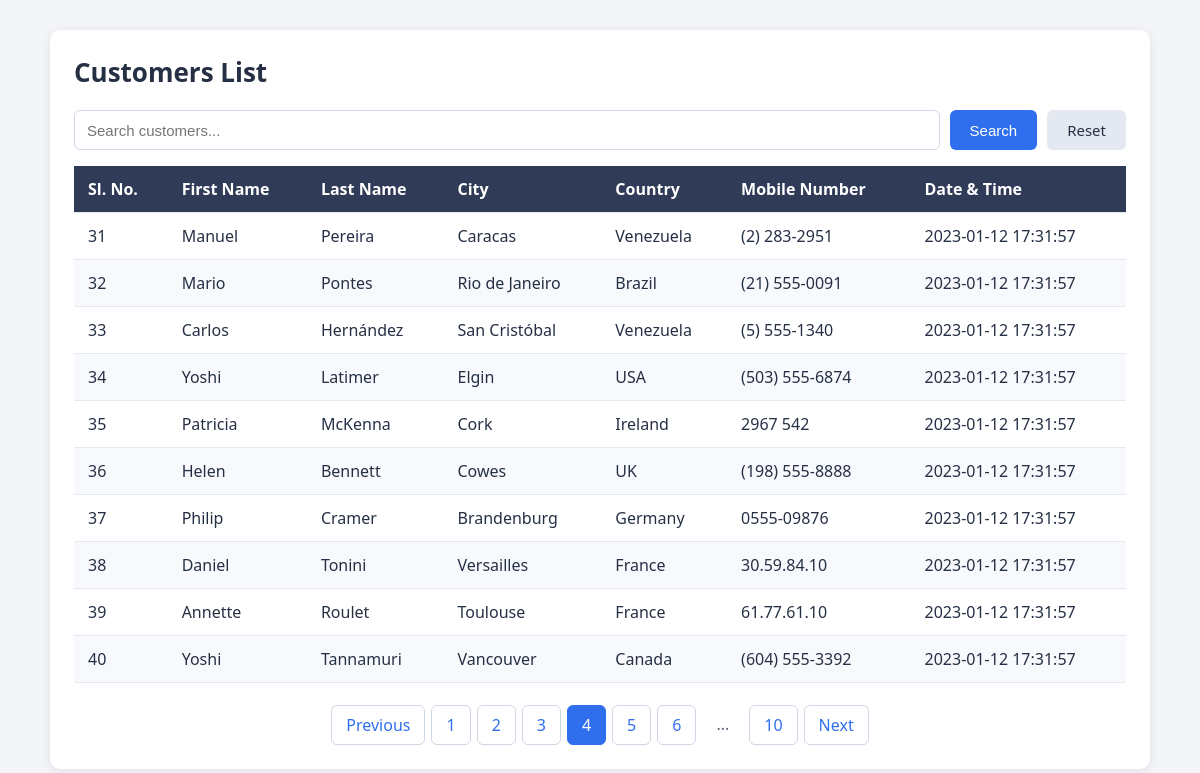
/?page=4, run on the app's committed database.
### tables this page shows
CREATE TABLE `tbl_customers` (
  `id` int(11) NOT NULL AUTO_INCREMENT,
  `first_name` varchar(50) NOT NULL,
  `last_name` varchar(50) NOT NULL,
  `city` varchar(50) NOT NULL,
  `country` varchar(50) NOT NULL,
  `mobile_number` varchar(30) NOT NULL,
  `date_n_time` datetime NOT NULL,
  PRIMARY KEY (`id`)
);

### index.php (the view, shortened to what this page needs)
<?php
require_once 'db.php';
$perPage = 10;
$search = isset($_GET['search']) ? trim($_GET['search']) : '';
$page   = isset($_GET['page']) ? (int) $_GET['page'] : 1;
$where  = '';
$params = [];
try {
    $countStmt = $pdo->prepare("SELECT COUNT(*) FROM tbl_customers $where");
    $countStmt->execute($params);
    $totalRecords = (int) $countStmt->fetchColumn();
    $totalPages   = max(1, (int) ceil($totalRecords / $perPage));
    $offset = ($page - 1) * $perPage;
    $stmt = $pdo->prepare(
        "SELECT id, first_name, last_name, city, country, mobile_number, date_n_time
         FROM tbl_customers
         $where
         ORDER BY id ASC
         LIMIT :limit OFFSET :offset"
    );
    $stmt->bindValue(':limit',  $perPage, PDO::PARAM_INT);
    $stmt->bindValue(':offset', $offset,  PDO::PARAM_INT);
    $stmt->execute();
    $customers = $stmt->fetchAll();
} catch (PDOException $e) {
    http_response_code(500);
    die('<p style="font-family:Arial;padding:20px;color:#b00020;">'
      . 'Database error: the table <code>tbl_customers</code> could not be read. '
      . 'Please make sure the SQL file has been imported.</p>');
}
function pageUrl(int $page, string $search): string
{
    $query = ['page' => $page];
    return '?' . http_build_query($query);
}
function e($value): string
{
    return htmlspecialchars((string) $value, ENT_QUOTES, 'UTF-8');
}
?>
<!DOCTYPE html>
<html lang="en">
<head>
    <link rel="stylesheet" href="style.css">
</head>
<body>
<div class="container">
    <h1>Customers List</h1>
    <form method="get" action="index.php" class="search-form">
        <input type="text" name="search" placeholder="Search customers..."
               value="<?= e($search) ?>">
        <button type="submit" class="btn btn-primary">Search</button>
        <a href="index.php" class="btn btn-secondary">Reset</a>
    </form>
    <div class="table-wrap">
        <table>
            <thead>
                <tr>
                    <th>Sl. No.</th>
                    <th>First Name</th>
                    <th>Last Name</th>
                    <th>City</th>
                    <th>Country</th>
                    <th>Mobile Number</th>
                    <th>Date &amp; Time</th>
                </tr>
            </thead>
            <tbody>
            <?php if (empty($customers)): ?>
                <tr><td colspan="7" class="no-data">No customers found.</td></tr>
            <?php else: ?>
                <?php foreach ($customers as $i => $c): ?>
                    <tr>
                        <td><?= $offset + $i + 1 ?></td>
                        <td><?= e($c['first_name']) ?></td>
                        <td><?= e($c['last_name']) ?></td>
                        <td><?= e($c['city']) ?></td>
                        <td><?= e($c['country']) ?></td>
                        <td><?= e($c['mobile_number']) ?></td>
                        <td><?= e($c['date_n_time']) ?></td>
                    </tr>
                <?php endforeach; ?>
            <?php endif; ?>
            </tbody>
        </table>
    </div>
    <?php if ($totalPages > 1): ?>
        <nav class="pagination">
            <?php if ($page > 1): ?>
                <a href="<?= e(pageUrl($page - 1, $search)) ?>">Previous</a>
            <?php else: ?>
                <span class="disabled">Previous</span>
            <?php endif; ?>
            <?php
            $last = 0;
            for ($p = 1; $p <= $totalPages; $p++) {
                if ($p == 1 || $p == $totalPages || abs($p - $page) <= 2) {
                    if ($last && $p - $last > 1) {
                        echo '<span class="dots">...</span>';
                    }
                    if ($p == $page) {
                        echo '<span class="active">' . $p . '</span>';
                    } else {
                        echo '<a href="' . e(pageUrl($p, $search)) . '">' . $p . '</a>';
                    }
                    $last = $p;
                }
            }
            ?>
            <?php if ($page < $totalPages): ?>
                <a href="<?= e(pageUrl($page + 1, $search)) ?>">Next</a>
            <?php else: ?>
                <span class="disabled">Next</span>
            <?php endif; ?>
        </nav>
    <?php endif; ?>
</div>
</body>
</html>

### style.css (style rules this page uses)
* { box-sizing: border-box; }
body { margin: 0; font-family: "Segoe UI", Arial, sans-serif; background: #f3f5f9; color: #263045; }
.container { max-width: 1100px; margin: 30px auto; padding: 24px; background: #fff; border-radius: 10px; box-shadow: 0 2px 12px rgba(0, 0, 0, 0.08); }
h1 { margin: 0 0 20px; font-size: 26px; }
.search-form { display: flex; gap: 10px; margin-bottom: 16px; flex-wrap: wrap; }
.search-form input[type="text"] { flex: 1; min-width: 200px; padding: 10px 12px; border: 1px solid #cfd6e4; border-radius: 6px; font-size: 15px; }
.btn { padding: 10px 20px; border: none; border-radius: 6px; font-size: 15px; cursor: pointer; text-decoration: none; display: inline-block; }
.btn-primary { background: #2f6fed; color: #fff; }
.btn-secondary { background: #e4e8f0; color: #263045; }
.table-wrap { overflow-x: auto; }
table { width: 100%; border-collapse: collapse; min-width: 700px; }
th, td { padding: 12px 14px; text-align: left; border-bottom: 1px solid #e6e9f0; }
th { background: #2f3b57; color: #fff; font-weight: 600; white-space: nowrap; }
tbody tr:nth-child(even) { background: #f8f9fc; }
.pagination { display: flex; justify-content: center; flex-wrap: wrap; gap: 6px; margin-top: 22px; }
.pagination a, .pagination span { padding: 8px 14px; border: 1px solid #cfd6e4; border-radius: 6px; text-decoration: none; color: #2f6fed; background: #fff; }
.pagination .active { background: #2f6fed; border-color: #2f6fed; color: #fff; }
.pagination .dots { border: none; background: none; color: #5b6478; }

### data on the page
tbl_customers: i "31", first_name "Manuel", last_name "Pereira", city "Caracas", country "Venezuela", mobile_number "(2) 283-2951", date_n_time "2023-01-12 17:31:57"
tbl_customers: i "32", first_name "Mario", last_name "Pontes", city "Rio de Janeiro", country "Brazil", mobile_number "(21) 555-0091", date_n_time "2023-01-12 17:31:57"
tbl_customers: i "33", first_name "Carlos", last_name "Hernández", city "San Cristóbal", country "Venezuela", mobile_number "(5) 555-1340", date_n_time "2023-01-12 17:31:57"
tbl_customers: i "34", first_name "Yoshi", last_name "Latimer", city "Elgin", country "USA", mobile_number "(503) 555-6874", date_n_time "2023-01-12 17:31:57"
tbl_customers: i "35", first_name "Patricia", last_name "McKenna", city "Cork", country "Ireland", mobile_number "2967 542", date_n_time "2023-01-12 17:31:57"
tbl_customers: i "36", first_name "Helen", last_name "Bennett", city "Cowes", country "UK", mobile_number "(198) 555-8888", date_n_time "2023-01-12 17:31:57"
tbl_customers: i "37", first_name "Philip", last_name "Cramer", city "Brandenburg", country "Germany", mobile_number "0555-09876", date_n_time "2023-01-12 17:31:57"
tbl_customers: i "38", first_name "Daniel", last_name "Tonini", city "Versailles", country "France", mobile_number "30.59.84.10", date_n_time "2023-01-12 17:31:57"
tbl_customers: i "39", first_name "Annette", last_name "Roulet", city "Toulouse", country "France", mobile_number "61.77.61.10", date_n_time "2023-01-12 17:31:57"
tbl_customers: i "40", first_name "Yoshi", last_name "Tannamuri", city "Vancouver", country "Canada", mobile_number "(604) 555-3392", date_n_time "2023-01-12 17:31:57"
